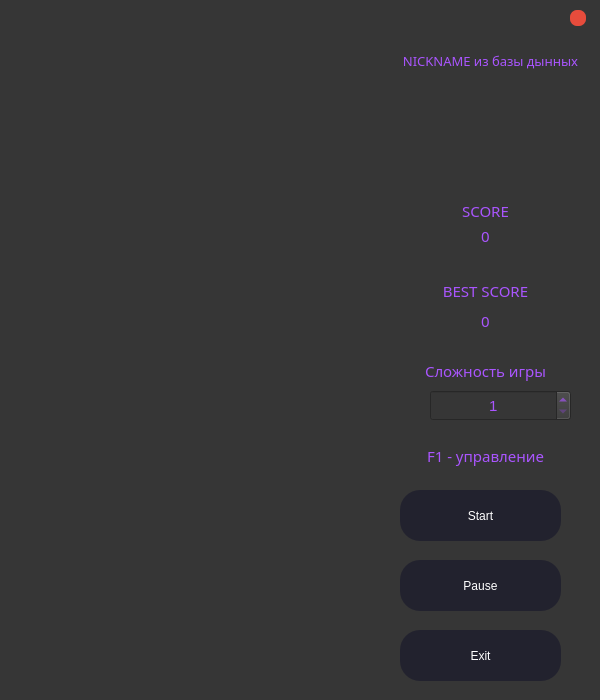
<?xml version="1.0" encoding="UTF-8"?>
<ui version="4.0">
 <class>Play</class>
 <widget class="QMainWindow" name="Play">
  <property name="geometry">
   <rect>
    <x>0</x>
    <y>0</y>
    <width>600</width>
    <height>700</height>
   </rect>
  </property>
  <property name="windowTitle">
   <string>MainWindow</string>
  </property>
  <property name="styleSheet">
   <string notr="true">background-color: rgb(54, 54, 54);</string>
  </property>
  <widget class="QWidget" name="centralwidget">
   <widget class="QLabel" name="nickname">
    <property name="geometry">
     <rect>
      <x>400</x>
      <y>50</y>
      <width>181</width>
      <height>21</height>
     </rect>
    </property>
    <property name="font">
     <font>
      <family>Century Gothic</family>
      <pointsize>10</pointsize>
     </font>
    </property>
    <property name="styleSheet">
     <string notr="true">color: rgb(170, 85, 255);</string>
    </property>
    <property name="text">
     <string>NICKNAME из базы дынных</string>
    </property>
    <property name="alignment">
     <set>Qt::AlignCenter</set>
    </property>
   </widget>
   <widget class="QLabel" name="label_3">
    <property name="geometry">
     <rect>
      <x>410</x>
      <y>201</y>
      <width>151</width>
      <height>20</height>
     </rect>
    </property>
    <property name="font">
     <font>
      <family>Century Gothic</family>
      <pointsize>11</pointsize>
     </font>
    </property>
    <property name="styleSheet">
     <string notr="true">color: rgb(170, 85, 255);</string>
    </property>
    <property name="text">
     <string>SCORE</string>
    </property>
    <property name="alignment">
     <set>Qt::AlignCenter</set>
    </property>
   </widget>
   <widget class="QLabel" name="label_1">
    <property name="geometry">
     <rect>
      <x>410</x>
      <y>280</y>
      <width>151</width>
      <height>21</height>
     </rect>
    </property>
    <property name="font">
     <font>
      <family>Century Gothic</family>
      <pointsize>11</pointsize>
     </font>
    </property>
    <property name="styleSheet">
     <string notr="true">color: rgb(170, 85, 255);</string>
    </property>
    <property name="text">
     <string>BEST SCORE</string>
    </property>
    <property name="alignment">
     <set>Qt::AlignCenter</set>
    </property>
   </widget>
   <widget class="QPushButton" name="play">
    <property name="geometry">
     <rect>
      <x>400</x>
      <y>490</y>
      <width>161</width>
      <height>51</height>
     </rect>
    </property>
    <property name="styleSheet">
     <string notr="true">background-color: #22222e;
border: 20px sold #f66867;
color: white;
border-radius: 20;
</string>
    </property>
    <property name="text">
     <string>Start</string>
    </property>
    <attribute name="buttonGroup">
     <string notr="true">buttonGroup_playing</string>
    </attribute>
   </widget>
   <widget class="QPushButton" name="pause">
    <property name="geometry">
     <rect>
      <x>400</x>
      <y>560</y>
      <width>161</width>
      <height>51</height>
     </rect>
    </property>
    <property name="styleSheet">
     <string notr="true">background-color: #22222e;
border:  20px sold #f66867;
color: white;
border-radius: 20;
</string>
    </property>
    <property name="text">
     <string>Pause</string>
    </property>
    <attribute name="buttonGroup">
     <string notr="true">buttonGroup_playing</string>
    </attribute>
   </widget>
   <widget class="QPushButton" name="quit_to_menu">
    <property name="geometry">
     <rect>
      <x>400</x>
      <y>630</y>
      <width>161</width>
      <height>51</height>
     </rect>
    </property>
    <property name="styleSheet">
     <string notr="true">background-color: #22222e;
border: 20px sold #f66867;
color: white;
border-radius: 20;
</string>
    </property>
    <property name="text">
     <string>Exit</string>
    </property>
    <attribute name="buttonGroup">
     <string notr="true">buttonGroup_playing</string>
    </attribute>
   </widget>
   <widget class="QSpinBox" name="complexity">
    <property name="geometry">
     <rect>
      <x>430</x>
      <y>390</y>
      <width>141</width>
      <height>31</height>
     </rect>
    </property>
    <property name="font">
     <font>
      <pointsize>11</pointsize>
     </font>
    </property>
    <property name="styleSheet">
     <string notr="true">color: rgb(170, 85, 255);</string>
    </property>
    <property name="alignment">
     <set>Qt::AlignCenter</set>
    </property>
    <property name="minimum">
     <number>1</number>
    </property>
    <property name="maximum">
     <number>3</number>
    </property>
   </widget>
   <widget class="QLabel" name="label_2">
    <property name="geometry">
     <rect>
      <x>420</x>
      <y>360</y>
      <width>131</width>
      <height>21</height>
     </rect>
    </property>
    <property name="font">
     <font>
      <family>Century Gothic</family>
      <pointsize>11</pointsize>
     </font>
    </property>
    <property name="layoutDirection">
     <enum>Qt::RightToLeft</enum>
    </property>
    <property name="styleSheet">
     <string notr="true">color: rgb(170, 85, 255);</string>
    </property>
    <property name="text">
     <string>Сложность игры</string>
    </property>
    <property name="alignment">
     <set>Qt::AlignCenter</set>
    </property>
   </widget>
   <widget class="QLabel" name="label_up1">
    <property name="geometry">
     <rect>
      <x>10</x>
      <y>10</y>
      <width>581</width>
      <height>31</height>
     </rect>
    </property>
    <property name="text">
     <string/>
    </property>
   </widget>
   <widget class="QPushButton" name="button_exit">
    <property name="geometry">
     <rect>
      <x>570</x>
      <y>10</y>
      <width>16</width>
      <height>16</height>
     </rect>
    </property>
    <property name="styleSheet">
     <string notr="true">border-radius: 7px;
background-color: rgb(231, 76, 60);</string>
    </property>
    <property name="text">
     <string/>
    </property>
   </widget>
   <widget class="QLabel" name="best_score">
    <property name="geometry">
     <rect>
      <x>410</x>
      <y>310</y>
      <width>151</width>
      <height>21</height>
     </rect>
    </property>
    <property name="font">
     <font>
      <family>Century Gothic</family>
      <pointsize>11</pointsize>
     </font>
    </property>
    <property name="styleSheet">
     <string notr="true">color: rgb(170, 85, 255);</string>
    </property>
    <property name="text">
     <string>0</string>
    </property>
    <property name="alignment">
     <set>Qt::AlignCenter</set>
    </property>
   </widget>
   <widget class="QLabel" name="score">
    <property name="geometry">
     <rect>
      <x>410</x>
      <y>220</y>
      <width>151</width>
      <height>31</height>
     </rect>
    </property>
    <property name="font">
     <font>
      <family>Century Gothic</family>
      <pointsize>11</pointsize>
     </font>
    </property>
    <property name="styleSheet">
     <string notr="true">color: rgb(170, 85, 255);</string>
    </property>
    <property name="text">
     <string>0</string>
    </property>
    <property name="alignment">
     <set>Qt::AlignCenter</set>
    </property>
   </widget>
   <widget class="QWidget" name="verticalLayoutWidget">
    <property name="geometry">
     <rect>
      <x>20</x>
      <y>60</y>
      <width>331</width>
      <height>561</height>
     </rect>
    </property>
    <layout class="QVBoxLayout" name="play_board"/>
   </widget>
   <widget class="QWidget" name="verticalLayoutWidget_2">
    <property name="geometry">
     <rect>
      <x>420</x>
      <y>80</y>
      <width>131</width>
      <height>101</height>
     </rect>
    </property>
    <layout class="QVBoxLayout" name="next_plate"/>
   </widget>
   <widget class="QLabel" name="gameover_label">
    <property name="geometry">
     <rect>
      <x>60</x>
      <y>660</y>
      <width>251</width>
      <height>21</height>
     </rect>
    </property>
    <property name="font">
     <font>
      <family>Century Gothic</family>
      <pointsize>18</pointsize>
     </font>
    </property>
    <property name="styleSheet">
     <string notr="true">color: rgb(170, 85, 255);</string>
    </property>
    <property name="text">
     <string/>
    </property>
    <property name="alignment">
     <set>Qt::AlignCenter</set>
    </property>
   </widget>
   <widget class="QLabel" name="label_4">
    <property name="geometry">
     <rect>
      <x>400</x>
      <y>440</y>
      <width>171</width>
      <height>31</height>
     </rect>
    </property>
    <property name="font">
     <font>
      <family>Century Gothic</family>
      <pointsize>11</pointsize>
     </font>
    </property>
    <property name="layoutDirection">
     <enum>Qt::RightToLeft</enum>
    </property>
    <property name="styleSheet">
     <string notr="true">color: rgb(170, 85, 255);</string>
    </property>
    <property name="text">
     <string>F1 - управление</string>
    </property>
    <property name="alignment">
     <set>Qt::AlignCenter</set>
    </property>
   </widget>
  </widget>
 </widget>
 <resources/>
 <connections/>
 <buttongroups>
  <buttongroup name="buttonGroup_playing"/>
 </buttongroups>
</ui>
